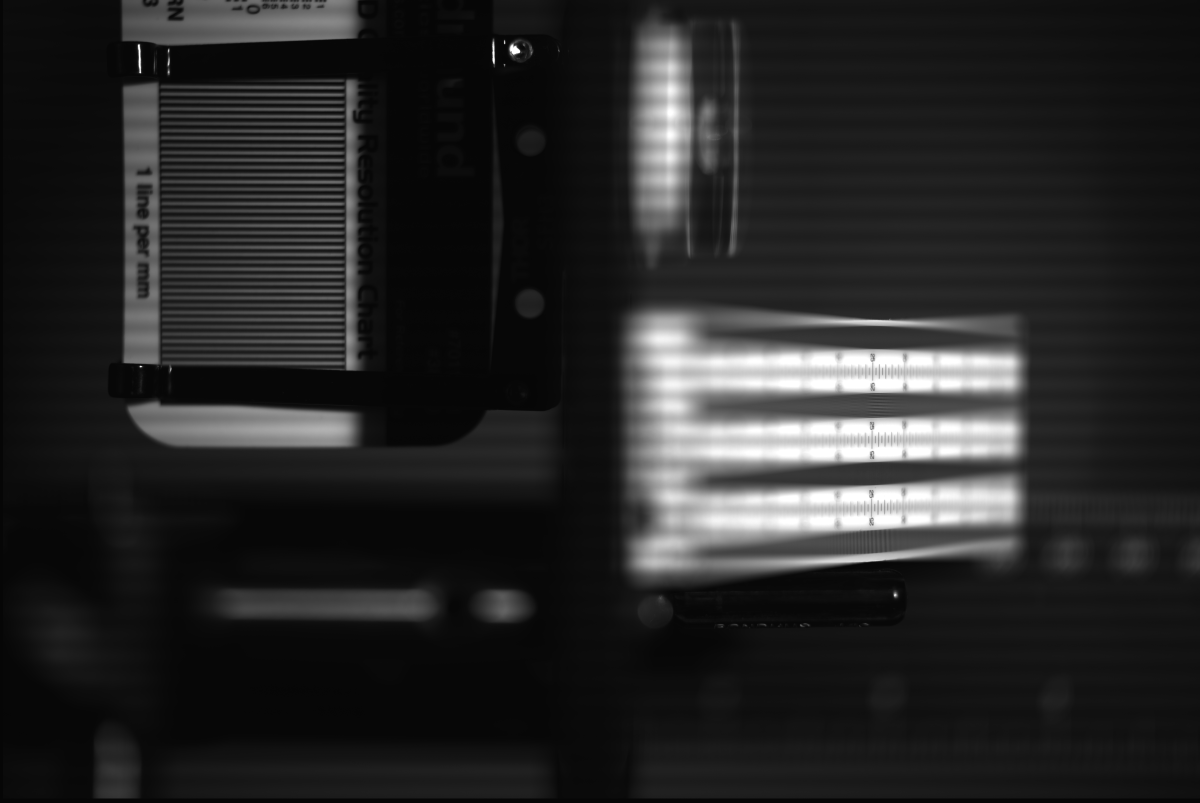
#> input picture analysis/old_stuff/images/ext_fullwell_1ms_gain46_off107_1p5in.jpg, 9600 x 6422 px, given in place of verticallines_.46mag.png, which was not available (shown at 1/8 size)
$ python single_image_magnification.py
#> lines starting #> are read from the running program, lines starting #| are printed output that depends on the picture; long printed decimals are rounded; pictures that were not available may be replaced by others from this repository, and a replacement may not be noted
#> in calc_mag, im is the input picture: shape (6422, 9600) float32; min 3, max 255, mean 38.9
#> the answer given: 1

import imageio
import math
import matplotlib.pyplot as plt
import numpy as np
from scipy.stats import norm
import scipy.optimize as optimize
import scipy.fftpack as fftpack

# image is numpy array
def fix_rotation(image):
    return np.rot90(image, k=3)
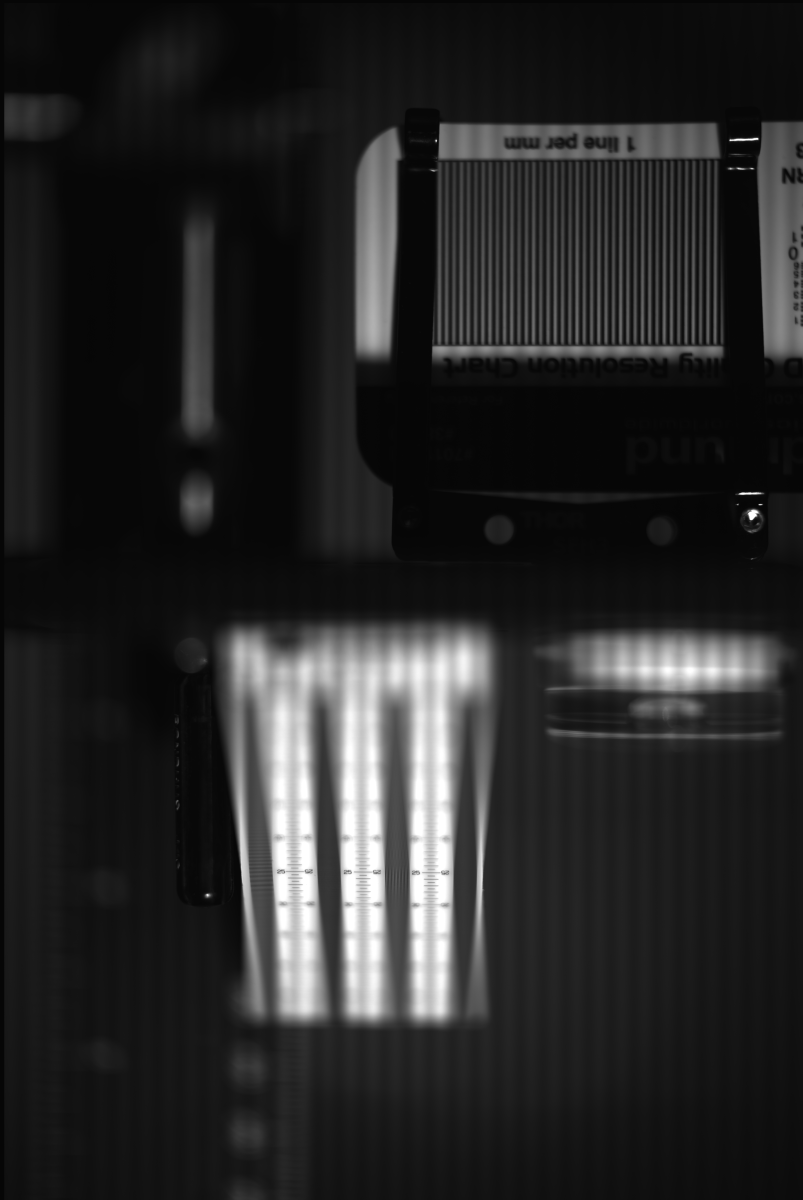
#> returned value: shape (9600, 6422) float32 (shown at 1/8 size); min 3, max 255, mean 38.9
#> the answer given: 1


def crop_center(img, cropx, cropy):
#> called with cropx = 6422, cropy = 9600
    y,x = img.shape
#> y = 9600; x = 6422
    startx = x//2-(cropx//2)
#> startx = 0
    starty = y//2-(cropy//2)
#> starty = 0
#> the answer given: 1
    return img[starty:starty+cropy,startx:startx+cropx]


# takes in image name and bin size, returns binned image (numpy array)
def bin_image(im, bin_size):
#> called with bin_size = 8
    shape = im.shape
#> shape = (9600, 6422)
    while (len(im) % bin_size) != 0:
        im = im[:((len(im) // bin_size)*bin_size)]
#> this loop made 0 passes
    new_shape = (im.shape[0] // bin_size, im.shape[1])
#> new_shape = (1200, 6422)
    shape = (new_shape[0], im.shape[0] // new_shape[0],
             new_shape[1], im.shape[1] // new_shape[1])
#> shape = (1200, 8, 6422, 1)
    new_image = im.reshape(shape).mean(-1).mean(1)
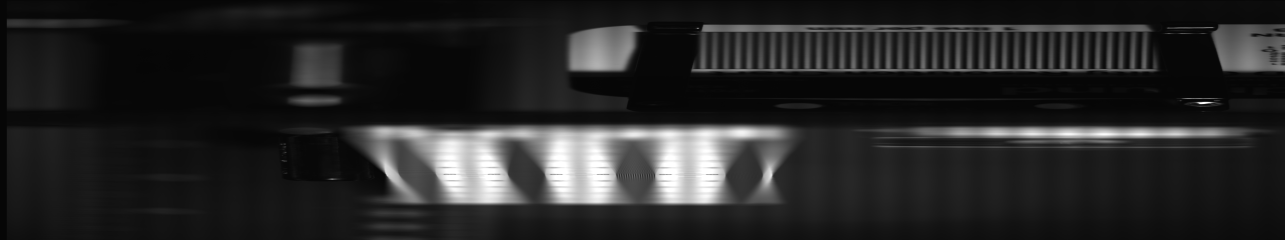
#> new_image: shape (1200, 6422) float32 (shown at 1/5 size); min 5, max 255, mean 38.9
    return new_image


# takes in a row of pixels and outputs a list of the transition pixels
def get_transitions(row):
    row = row.squeeze()
    threshold = (row.max(axis=0) + row.min(axis=0)) / 2.
    transitions = np.diff(row > threshold, prepend=False)
    transitions = np.argwhere(transitions)[1::2,0]
    transitions = transitions[1:-1]
    return transitions


# computes a list of strip lengths from the transitions indices
# (computes the difference between adjacent entries in transitions list)
def strip_length(transitions):
    strip_lens = np.ediff1d(transitions) / 2
    return strip_lens


def mean_strip_width_array(image, bin_size):
    binned_image = bin_image(image, bin_size)
    return np.concatenate([strip_length(get_transitions(row))for row in binned_image], axis=0)


# implement magnification formula
def magnification(pix_width, cam_pix_width, line_width):
    size_on_sensor = cam_pix_width * pix_width
    return size_on_sensor / line_width


# [62 lines left out: function calc_mag_fit, not called in this run]


def calc_mag(image, bin_size, pixel_size, linesmm, plot_histogram, plot_fits, plot_phases):
    line_size = 1 / (linesmm * 2)
    hist_bins = 100
    im = imageio.imread(image, as_gray=True)
    plt.imshow(im, cmap='gray', aspect='auto')
    plt.show(block=False)
    rotate = int(input("1 to rotate image, 0 to keep the same: "))
    if rotate == 1:
        im = fix_rotation(im)
    fig = plt.figure(frameon=False)
    plt.imshow(im, cmap='gray', aspect='auto')
    plt.show(block=False)
    crop_factor = 0
    while (crop_factor != 1):
        crop_factor = float(input("Enter crop factor (1 for no crop): "))
        im = crop_center(im, math.floor(im.shape[1]*crop_factor), math.floor(im.shape[0]*crop_factor))
        plt.imshow(im, cmap='gray')
        plt.show(block=False)
    mode = int(input("1 for thresholding, 0 for curve fit: "))
    if mode == 1:
        strip_array = mean_strip_width_array(im, bin_size)
#> strip_array = 9093 values, max 2267 at index 6071, min 1 at index 2, mean 90.67
        mag_array = magnification(strip_array, pixel_size, line_size)
#> in magnification, `size_on_sensor = cam_pix_width * pix_width`: size_on_sensor = 9093 values, max 5.44 at index 6071, min 0.0024 at index 2, mean 0.218
#> mag_array = 9093 values, max 10.88 at index 6071, min 0.0048 at index 2, mean 0.435
        mean, std = norm.fit(mag_array)
#> mean = 0.435; std = 0.927
        if plot_histogram:
            x = np.linspace(mag_array.min(), mag_array.max(), hist_bins)
            plt.hist(mag_array, bins=x)
            plt.axvline(mean, color='red')
            plt.show()
        mean,std=norm.fit(mag_array)
        print(str(mean) + " +/- " + str(std))
#| 0.4352 +/- 0.9267
    else:
        mag_array = calc_mag_fit(im, pixel_size, line_size, plot_fits, plot_phases)
        mean, std = norm.fit(mag_array)
        if plot_histogram:
            x = np.linspace(mag_array.min(), mag_array.max(), hist_bins)
            plt.hist(mag_array, bins=x)
            plt.axvline(mean, color='red')
            plt.show()
        print("Magnification:")
        print(str(mean) + " +/- " + str(std))


if __name__ == '__main__':
    bin_size = 8
    pixel_width = .0024 # in mm
    lines_mm = 1 # lines per mm
    # plot_histogram, plot_fits, plot_phases are booleans
    calc_mag('verticallines_.46mag.png', bin_size, pixel_width, lines_mm, False, False, True)

$ run again, on analysis/old_stuff/images/ext_fullwell_1ms_gain46_off107_2p0in.jpg
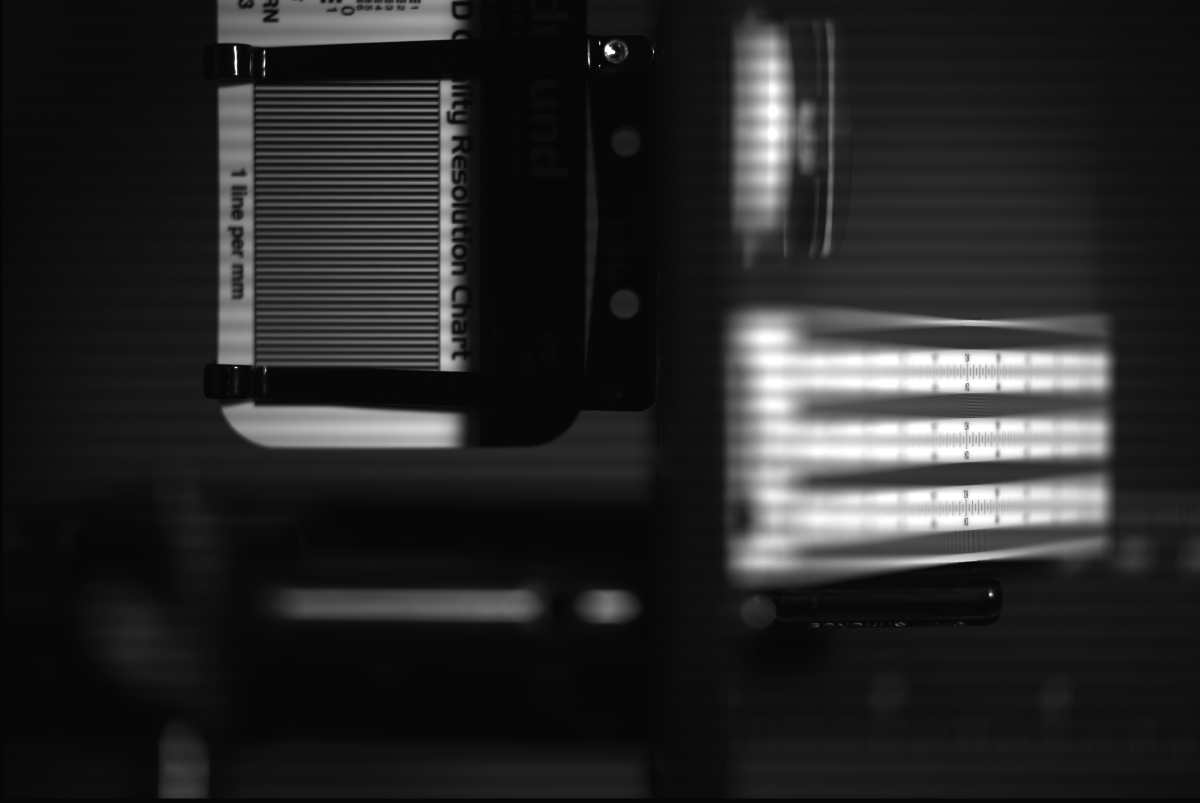
#> input picture analysis/old_stuff/images/ext_fullwell_1ms_gain46_off107_2p0in.jpg, 9600 x 6422 px, given in place of verticallines_.46mag.png, which was not available (shown at 1/8 size)
#> in calc_mag, im is the input picture: shape (6422, 9600) float32; min 3, max 255, mean 39.8
#> in fix_rotation, `return np.rot90(image, k=3)`:
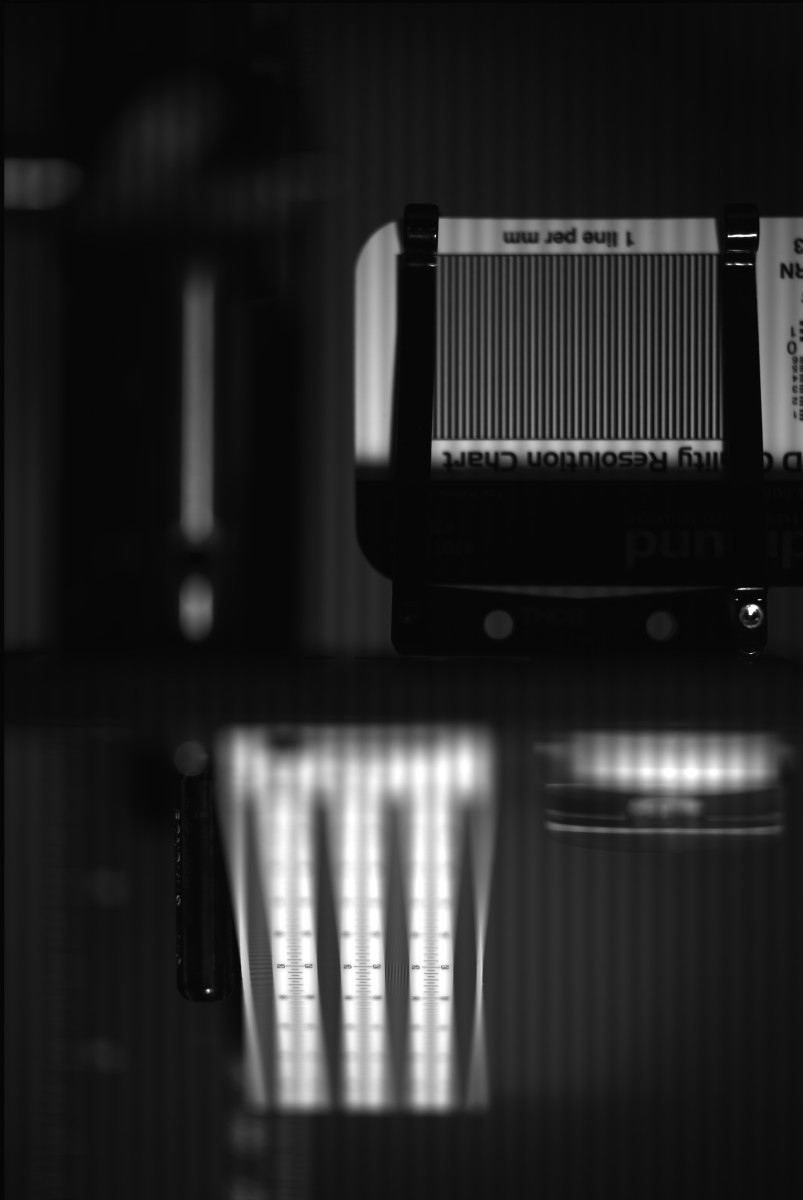
#> returned value: shape (9600, 6422) float32 (shown at 1/8 size); min 3, max 255, mean 39.8
#> in bin_image, `new_image = im.reshape(shape).mean(-1).mean(1)`:
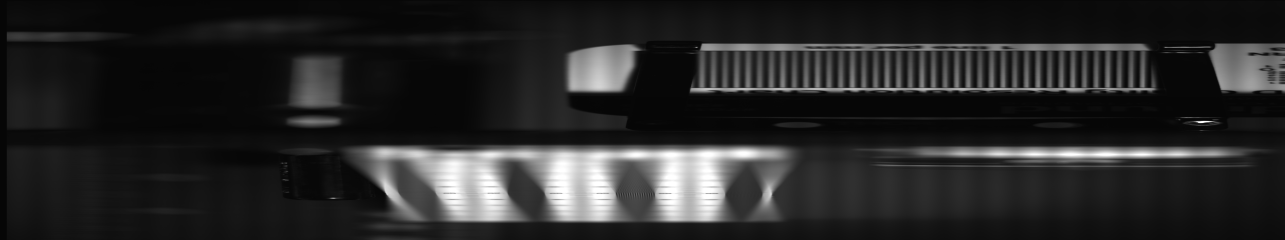
#> new_image: shape (1200, 6422) float32 (shown at 1/5 size); min 5, max 255, mean 39.8
#> strip_array = 9855 values, max 2369.5 at index 177, min 1 at index 27, mean 82.58
#> size_on_sensor = 9855 values, max 5.69 at index 177, min 0.0024 at index 27, mean 0.198
#> mag_array = 9855 values, max 11.37 at index 177, min 0.0048 at index 27, mean 0.396
#> mean = 0.396; std = 0.961
#| 0.3964 +/- 0.9611

$ run again, on analysis/old_stuff/images/ext_fullwell_1ms_gain46_off107_2p5in.jpg
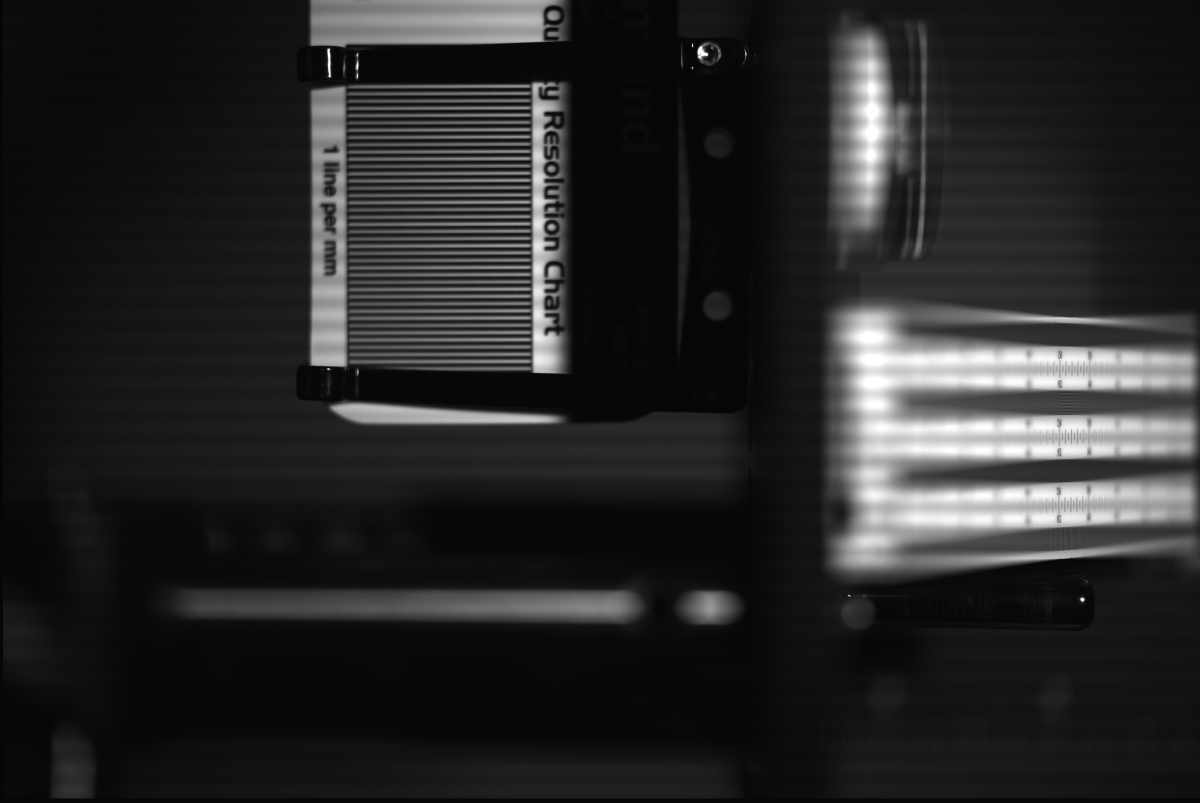
#> input picture analysis/old_stuff/images/ext_fullwell_1ms_gain46_off107_2p5in.jpg, 9600 x 6422 px, given in place of verticallines_.46mag.png, which was not available (shown at 1/8 size)
#> in calc_mag, im is the input picture: shape (6422, 9600) float32; min 5, max 255, mean 39.4
#> in fix_rotation, `return np.rot90(image, k=3)`:
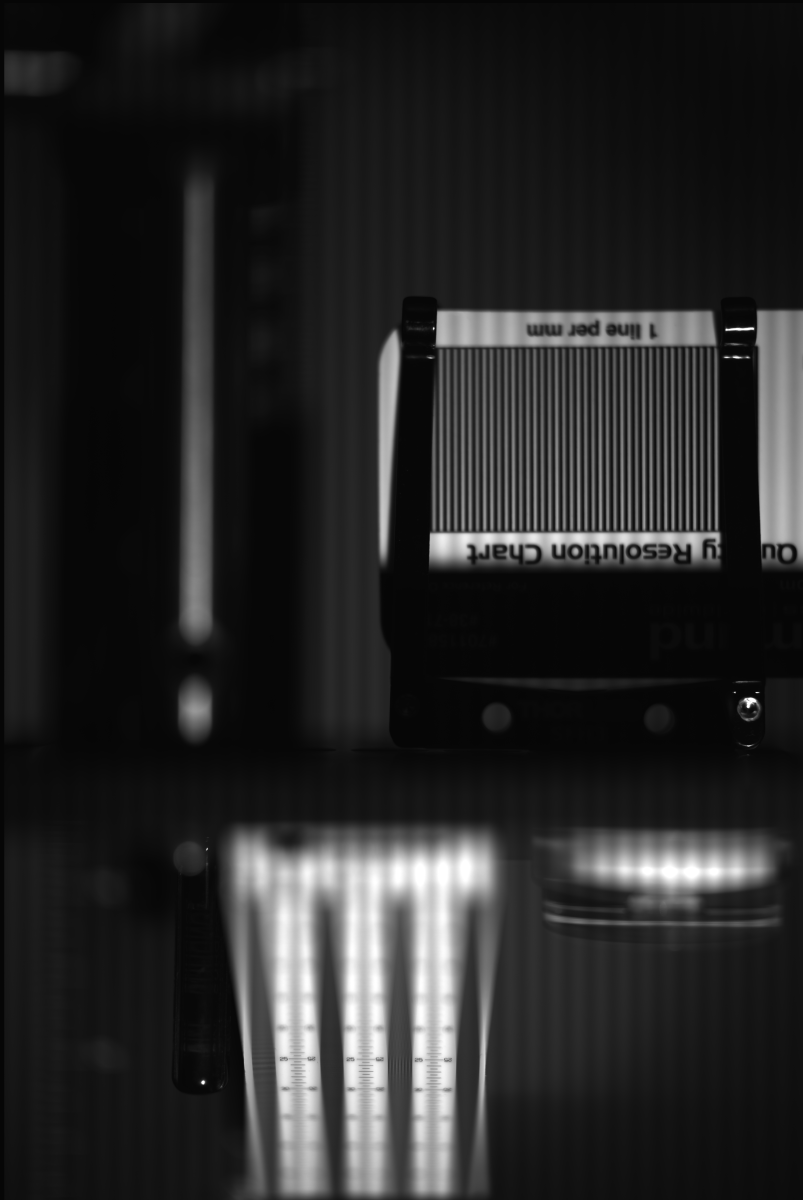
#> returned value: shape (9600, 6422) float32 (shown at 1/8 size); min 5, max 255, mean 39.4
#> in bin_image, `new_image = im.reshape(shape).mean(-1).mean(1)`:
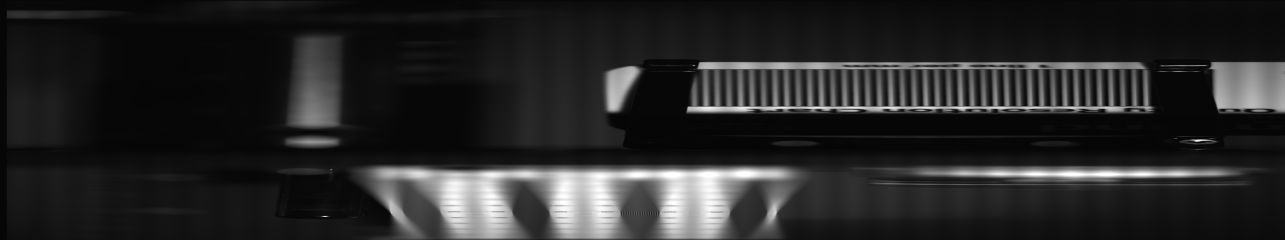
#> new_image: shape (1200, 6422) float32 (shown at 1/5 size); min 5, max 255, mean 39.4
#> strip_array = 9870 values, max 2253 at index 9170, min 1 at index 16, mean 66.79
#> size_on_sensor = 9870 values, max 5.41 at index 9170, min 0.0024 at index 16, mean 0.16
#> mag_array = 9870 values, max 10.81 at index 9170, min 0.0048 at index 16, mean 0.321
#> mean = 0.321; std = 0.794
#| 0.3206 +/- 0.794
